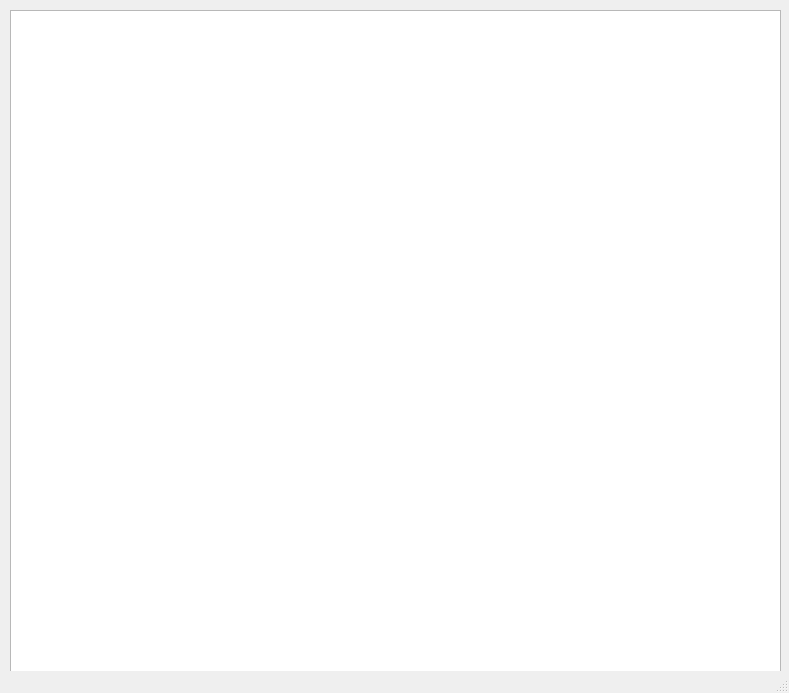
<?xml version="1.0" encoding="UTF-8"?>
<ui version="4.0">
 <class>MainWindow</class>
 <widget class="QMainWindow" name="MainWindow">
  <property name="geometry">
   <rect>
    <x>0</x>
    <y>0</y>
    <width>789</width>
    <height>693</height>
   </rect>
  </property>
  <property name="windowTitle">
   <string>MainWindow</string>
  </property>
  <widget class="QWidget" name="centralwidget">
   <widget class="QTableView" name="tableView">
    <property name="geometry">
     <rect>
      <x>10</x>
      <y>10</y>
      <width>771</width>
      <height>671</height>
     </rect>
    </property>
   </widget>
  </widget>
  <widget class="QStatusBar" name="statusbar"/>
 </widget>
 <resources/>
 <connections/>
</ui>
